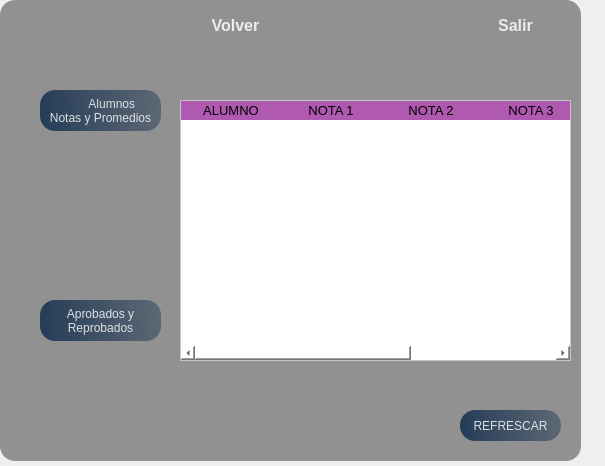
<?xml version="1.0" encoding="UTF-8"?>
<ui version="4.0">
 <class>MainWindow</class>
 <widget class="QMainWindow" name="MainWindow">
  <property name="geometry">
   <rect>
    <x>0</x>
    <y>0</y>
    <width>605</width>
    <height>466</height>
   </rect>
  </property>
  <property name="windowTitle">
   <string>MainWindow</string>
  </property>
  <widget class="QWidget" name="centralwidget">
   <widget class="QLabel" name="label">
    <property name="geometry">
     <rect>
      <x>10</x>
      <y>10</y>
      <width>561</width>
      <height>441</height>
     </rect>
    </property>
    <property name="text">
     <string/>
    </property>
    <property name="pixmap">
     <pixmap>fondo.jpeg</pixmap>
    </property>
    <property name="scaledContents">
     <bool>true</bool>
    </property>
   </widget>
   <widget class="QLabel" name="label_2">
    <property name="geometry">
     <rect>
      <x>0</x>
      <y>0</y>
      <width>581</width>
      <height>461</height>
     </rect>
    </property>
    <property name="font">
     <font>
      <weight>75</weight>
      <italic>false</italic>
      <bold>true</bold>
     </font>
    </property>
    <property name="styleSheet">
     <string notr="true">background-color:rgba(0,0,0,100);
border-radius:15px;</string>
    </property>
    <property name="text">
     <string/>
    </property>
    <property name="wordWrap">
     <bool>false</bool>
    </property>
   </widget>
   <widget class="QLabel" name="label_3">
    <property name="geometry">
     <rect>
      <x>10</x>
      <y>10</y>
      <width>171</width>
      <height>441</height>
     </rect>
    </property>
    <property name="text">
     <string/>
    </property>
    <property name="pixmap">
     <pixmap>si.jpeg</pixmap>
    </property>
    <property name="scaledContents">
     <bool>true</bool>
    </property>
   </widget>
   <widget class="QStackedWidget" name="stackedWidget">
    <property name="geometry">
     <rect>
      <x>180</x>
      <y>40</y>
      <width>391</width>
      <height>411</height>
     </rect>
    </property>
    <property name="styleSheet">
     <string notr="true">background-color:rgba(0,0,0,0)</string>
    </property>
    <widget class="QWidget" name="page_database">
     <widget class="QTableWidget" name="tabla_notas">
      <property name="geometry">
       <rect>
        <x>0</x>
        <y>60</y>
        <width>391</width>
        <height>261</height>
       </rect>
      </property>
      <property name="styleSheet">
       <string notr="true">QTableWidget{
background-color:rgba(255,255,255);
gridline-color:black;
color: rgb(0,0,0);
color: #000000;
}
QHeaderView::section{
background-color: #b059b1;
border: 1 px solid rgb(0,0,0);
font-size:13px;
}
</string>
      </property>
      <column>
       <property name="text">
        <string>ALUMNO</string>
       </property>
      </column>
      <column>
       <property name="text">
        <string>NOTA 1</string>
       </property>
      </column>
      <column>
       <property name="text">
        <string>NOTA 2</string>
       </property>
      </column>
      <column>
       <property name="text">
        <string>NOTA 3</string>
       </property>
      </column>
      <column>
       <property name="text">
        <string>PROMEDIO</string>
       </property>
      </column>
     </widget>
     <widget class="QPushButton" name="bt_refrescar">
      <property name="geometry">
       <rect>
        <x>280</x>
        <y>370</y>
        <width>101</width>
        <height>31</height>
       </rect>
      </property>
      <property name="styleSheet">
       <string notr="true">QPushButton{
color:rgba(255,255,255,210);
border-radius:15px;
background-color: qlineargradient(spread:pad, x1:0, y1:0.505682 , x2:1 , y2:0.477,stop:0 rgba(20,47,78,219), stop:1 rgba(85,98,112,226));
}
QPushButton:hover{

color:rgba(255,255,255,210);
background-color: qlineargradient(spread:pad, x1:0, y1:0.505682 , x2:1 , y2:0.477,stop:0 rgba(123, 104, 238,230), stop:1 rgba(85,98,112,226));


}</string>
      </property>
      <property name="text">
       <string>REFRESCAR</string>
      </property>
      <property name="icon">
       <iconset>
        <normaloff>nueva-base-de-datos.png</normaloff>nueva-base-de-datos.png</iconset>
      </property>
      <property name="iconSize">
       <size>
        <width>24</width>
        <height>20</height>
       </size>
      </property>
     </widget>
    </widget>
    <widget class="QWidget" name="page_promedios">
     <widget class="QTableWidget" name="tabla_promedios">
      <property name="geometry">
       <rect>
        <x>80</x>
        <y>50</y>
        <width>201</width>
        <height>261</height>
       </rect>
      </property>
      <property name="styleSheet">
       <string notr="true">QTableWidget{
background-color:rgba(255,255,255);
gridline-color:black;
color: rgb(0,0,0);
color: #000000;
}
QHeaderView::section{
background-color: #b059b1;
border: 1  px solid rgb(0,0,0);
font-size:15px;
}
</string>
      </property>
      <column>
       <property name="text">
        <string>ALUMNOS</string>
       </property>
      </column>
      <column>
       <property name="text">
        <string>PROMEDIO</string>
       </property>
      </column>
     </widget>
     <widget class="QPushButton" name="bt_reprobados">
      <property name="geometry">
       <rect>
        <x>280</x>
        <y>360</y>
        <width>101</width>
        <height>31</height>
       </rect>
      </property>
      <property name="styleSheet">
       <string notr="true">QPushButton{
color:rgba(255,255,255,210);
border-radius:15px;
background-color: qlineargradient(spread:pad, x1:0, y1:0.505682 , x2:1 , y2:0.477,stop:0 rgba(20,47,78,219), stop:1 rgba(85,98,112,226));
}
QPushButton:hover{

color:rgba(255,255,255,210);
background-color: qlineargradient(spread:pad, x1:0, y1:0.505682 , x2:1 , y2:0.477,stop:0 rgba(123, 104, 238,230), stop:1 rgba(85,98,112,226));


}</string>
      </property>
      <property name="text">
       <string>REPROBADOS</string>
      </property>
      <property name="icon">
       <iconset>
        <normaloff>nueva-base-de-datos.png</normaloff>nueva-base-de-datos.png</iconset>
      </property>
      <property name="iconSize">
       <size>
        <width>24</width>
        <height>20</height>
       </size>
      </property>
     </widget>
     <widget class="QPushButton" name="bt_aprobados">
      <property name="geometry">
       <rect>
        <x>30</x>
        <y>360</y>
        <width>101</width>
        <height>31</height>
       </rect>
      </property>
      <property name="styleSheet">
       <string notr="true">QPushButton{
color:rgba(255,255,255,210);
border-radius:15px;
background-color: qlineargradient(spread:pad, x1:0, y1:0.505682 , x2:1 , y2:0.477,stop:0 rgba(20,47,78,219), stop:1 rgba(85,98,112,226));
}
QPushButton:hover{

color:rgba(255,255,255,210);
background-color: qlineargradient(spread:pad, x1:0, y1:0.505682 , x2:1 , y2:0.477,stop:0 rgba(123, 104, 238,230), stop:1 rgba(85,98,112,226));


}</string>
      </property>
      <property name="text">
       <string>APROBADOS</string>
      </property>
      <property name="icon">
       <iconset>
        <normaloff>nueva-base-de-datos.png</normaloff>nueva-base-de-datos.png</iconset>
      </property>
      <property name="iconSize">
       <size>
        <width>24</width>
        <height>20</height>
       </size>
      </property>
     </widget>
    </widget>
   </widget>
   <widget class="QPushButton" name="bt_datos">
    <property name="geometry">
     <rect>
      <x>40</x>
      <y>90</y>
      <width>121</width>
      <height>41</height>
     </rect>
    </property>
    <property name="styleSheet">
     <string notr="true">QPushButton{
color:rgba(255,255,255,210);
border-radius:15px;
background-color: qlineargradient(spread:pad, x1:0, y1:0.505682 , x2:1 , y2:0.477,stop:0 rgba(20,47,78,219), stop:1 rgba(85,98,112,226));
}
QPushButton:hover{

color:rgba(255,255,255,210);
background-color: qlineargradient(spread:pad, x1:0, y1:0.505682 , x2:1 , y2:0.477,stop:0 rgba(123, 104, 238,230), stop:1 rgba(85,98,112,226));


}</string>
    </property>
    <property name="text">
     <string>       Alumnos 
Notas y Promedios</string>
    </property>
    <property name="icon">
     <iconset>
      <normaloff>nueva-base-de-datos.png</normaloff>nueva-base-de-datos.png</iconset>
    </property>
    <property name="iconSize">
     <size>
      <width>24</width>
      <height>20</height>
     </size>
    </property>
   </widget>
   <widget class="QPushButton" name="bt_promedio">
    <property name="geometry">
     <rect>
      <x>40</x>
      <y>300</y>
      <width>121</width>
      <height>41</height>
     </rect>
    </property>
    <property name="styleSheet">
     <string notr="true">QPushButton{
color:rgba(255,255,255,210);
border-radius:15px;
background-color: qlineargradient(spread:pad, x1:0, y1:0.505682 , x2:1 , y2:0.477,stop:0 rgba(20,47,78,219), stop:1 rgba(85,98,112,226));
}
QPushButton:hover{

color:rgba(255,255,255,210);
background-color: qlineargradient(spread:pad, x1:0, y1:0.505682 , x2:1 , y2:0.477,stop:0 rgba(123, 104, 238,230), stop:1 rgba(85,98,112,226));


}</string>
    </property>
    <property name="text">
     <string>Aprobados y 
Reprobados</string>
    </property>
    <property name="icon">
     <iconset>
      <normaloff>nueva-base-de-datos.png</normaloff>nueva-base-de-datos.png</iconset>
    </property>
    <property name="iconSize">
     <size>
      <width>24</width>
      <height>20</height>
     </size>
    </property>
   </widget>
   <widget class="QPushButton" name="bt_salir">
    <property name="geometry">
     <rect>
      <x>470</x>
      <y>10</y>
      <width>91</width>
      <height>31</height>
     </rect>
    </property>
    <property name="font">
     <font>
      <pointsize>12</pointsize>
      <weight>75</weight>
      <bold>true</bold>
     </font>
    </property>
    <property name="cursor">
     <cursorShape>PointingHandCursor</cursorShape>
    </property>
    <property name="styleSheet">
     <string notr="true">QPushButton{
background-color:qlineargradient(spread:pad,x1:0,y1:0.505682, x2:1, y2:0.477 ,stop:0 rgba(72,61,139,219), stop:1 rgba(0,0,139,225));
color:rgba(255,255,255,210);
border-radius:15px;
background-color : rgba(0,0,0,0);
}
QPushButton:hover{
background-color: qlineargradient(spread:pad, x1:0, y1:0.505682 , x2:1 , y2:0.477,stop:0 rgba(123, 104, 238,230), stop:1 rgba(85,98,112,226));
}
QPushButton:pressed{
padding-left:5px;
padding-top:5px;

}</string>
    </property>
    <property name="text">
     <string>Salir</string>
    </property>
    <property name="icon">
     <iconset>
      <normaloff>cerrar-sesion.png</normaloff>cerrar-sesion.png</iconset>
    </property>
    <property name="iconSize">
     <size>
      <width>22</width>
      <height>21</height>
     </size>
    </property>
   </widget>
   <widget class="QPushButton" name="bt_volver">
    <property name="geometry">
     <rect>
      <x>190</x>
      <y>10</y>
      <width>91</width>
      <height>31</height>
     </rect>
    </property>
    <property name="font">
     <font>
      <pointsize>12</pointsize>
      <weight>75</weight>
      <bold>true</bold>
     </font>
    </property>
    <property name="cursor">
     <cursorShape>PointingHandCursor</cursorShape>
    </property>
    <property name="styleSheet">
     <string notr="true">QPushButton{
background-color:qlineargradient(spread:pad,x1:0,y1:0.505682, x2:1, y2:0.477 ,stop:0 rgba(72,61,139,219), stop:1 rgba(0,0,139,225));
color:rgba(255,255,255,210);
border-radius:15px;
background-color : rgba(0,0,0,0);
}
QPushButton:hover{
background-color: qlineargradient(spread:pad, x1:0, y1:0.505682 , x2:1 , y2:0.477,stop:0 rgba(123, 104, 238,230), stop:1 rgba(85,98,112,226));
}
QPushButton:pressed{
padding-left:5px;
padding-top:5px;

}</string>
    </property>
    <property name="text">
     <string>Volver</string>
    </property>
    <property name="icon">
     <iconset>
      <normaloff>girar-a-la-izquierda.png</normaloff>girar-a-la-izquierda.png</iconset>
    </property>
    <property name="iconSize">
     <size>
      <width>22</width>
      <height>21</height>
     </size>
    </property>
   </widget>
   <zorder>label</zorder>
   <zorder>label_3</zorder>
   <zorder>label_2</zorder>
   <zorder>stackedWidget</zorder>
   <zorder>bt_datos</zorder>
   <zorder>bt_promedio</zorder>
   <zorder>bt_salir</zorder>
   <zorder>bt_volver</zorder>
  </widget>
 </widget>
 <resources/>
 <connections/>
</ui>
